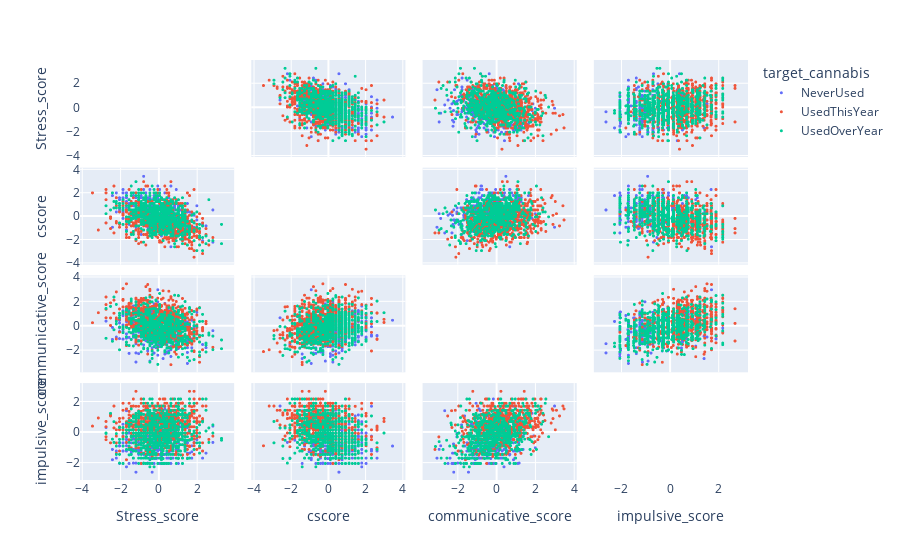

Notebook code for this chart:
### Code cell
fig = px.scatter_matrix(
    ind_actifs_quant,
    dimensions= features,
    color = 'target_cannabis',
)
fig.update_traces(diagonal_visible=False,marker={'size': 3})
fig.show()

### Figure 1 — Plotly figure (JSON) as saved in the notebook; plotly's stock layout.template omitted (floating-point values rounded to 4 significant figures; data arrays with more than 128 entries replaced by an {"elided": "..."} marker saying what was removed)
{"data": [{"diagonal": {"visible": false}, "dimensions": [{"axis": {"matches": true}, "label": "Stress_score", "values": {"elided": "412 float values"}}, {"axis": {"matches": true}, "label": "cscore", "values": {"elided": "412 float values"}}, {"axis": {"matches": true}, "label": "communicative_score", "values": {"elided": "412 float values"}}, {"axis": {"matches": true}, "label": "impulsive_score", "values": {"elided": "412 float values"}}], "hovertemplate": "target_cannabis=NeverUsed<br>%{xaxis.title.text}=%{x}<br>%{yaxis.title.text}=%{y}<extra></extra>", "legendgroup": "NeverUsed", "marker": {"color": "#636efa", "size": 3, "symbol": "circle"}, "name": "NeverUsed", "showlegend": true, "type": "splom"}, {"diagonal": {"visible": false}, "dimensions": [{"axis": {"matches": true}, "label": "Stress_score", "values": {"elided": "778 float values"}}, {"axis": {"matches": true}, "label": "cscore", "values": {"elided": "778 float values"}}, {"axis": {"matches": true}, "label": "communicative_score", "values": {"elided": "778 float values"}}, {"axis": {"matches": true}, "label": "impulsive_score", "values": {"elided": "778 float values"}}], "hovertemplate": "target_cannabis=UsedThisYear<br>%{xaxis.title.text}=%{x}<br>%{yaxis.title.text}=%{y}<extra></extra>", "legendgroup": "UsedThisYear", "marker": {"color": "#EF553B", "size": 3, "symbol": "circle"}, "name": "UsedThisYear", "showlegend": true, "type": "splom"}, {"diagonal": {"visible": false}, "dimensions": [{"axis": {"matches": true}, "label": "Stress_score", "values": {"elided": "679 float values"}}, {"axis": {"matches": true}, "label": "cscore", "values": {"elided": "679 float values"}}, {"axis": {"matches": true}, "label": "communicative_score", "values": {"elided": "679 float values"}}, {"axis": {"matches": true}, "label": "impulsive_score", "values": {"elided": "679 float values"}}], "hovertemplate": "target_cannabis=UsedOverYear<br>%{xaxis.title.text}=%{x}<br>%{yaxis.title.text}=%{y}<extra></extra>", "legendgroup": "UsedOverYear", "marker": {"color": "#00cc96", "size": 3, "symbol": "circle"}, "name": "UsedOverYear", "showlegend": true, "type": "splom"}], "layout": {"dragmode": "select", "legend": {"title": {"text": "target_cannabis"}, "tracegroupgap": 0}, "margin": {"t": 60}}}
